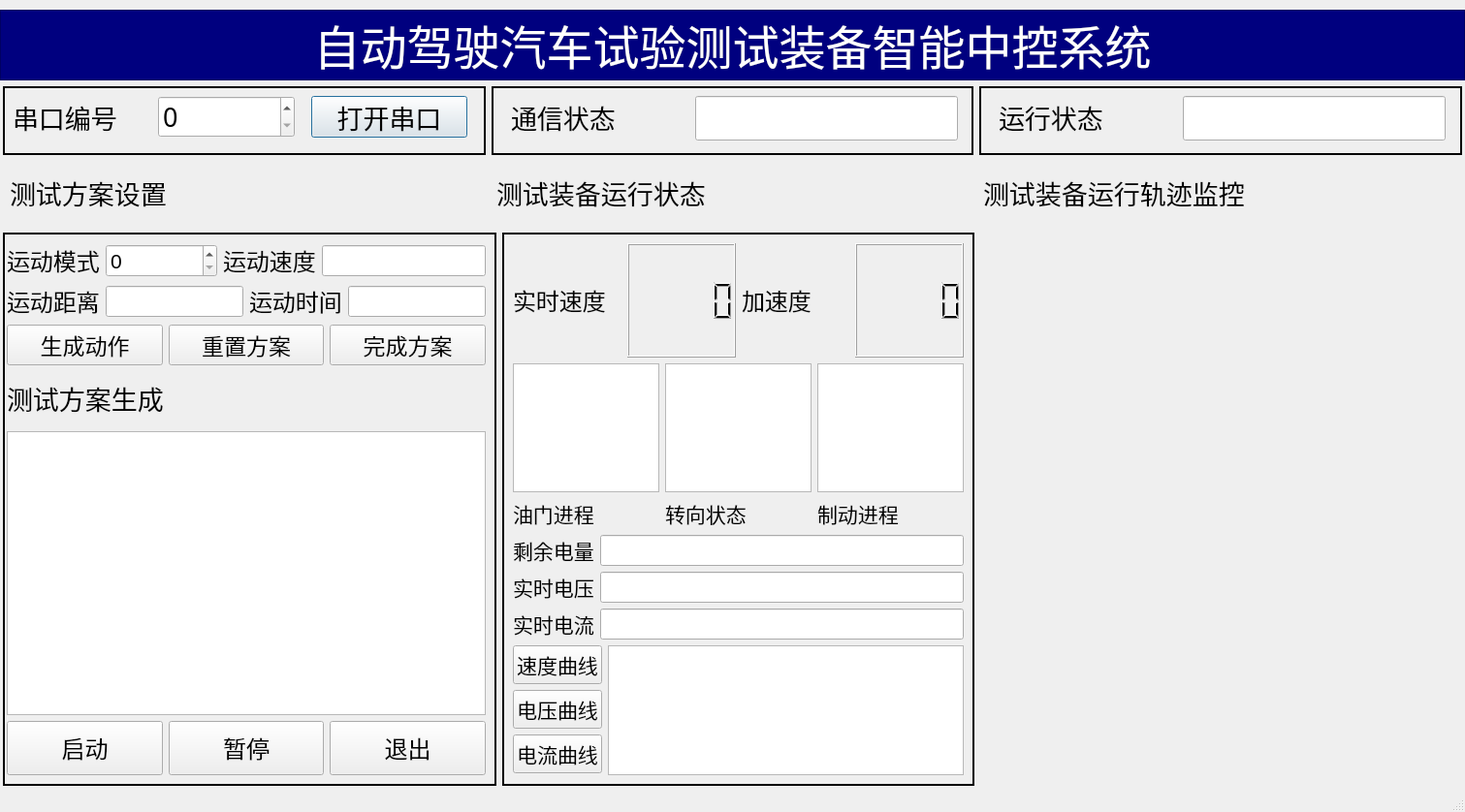
<?xml version="1.0" encoding="UTF-8"?>
<ui version="4.0">
 <class>MainWindow</class>
 <widget class="QMainWindow" name="MainWindow">
  <property name="geometry">
   <rect>
    <x>0</x>
    <y>0</y>
    <width>1511</width>
    <height>838</height>
   </rect>
  </property>
  <property name="windowTitle">
   <string>MainWindow</string>
  </property>
  <widget class="QWidget" name="centralwidget">
   <widget class="QWidget" name="verticalLayoutWidget">
    <property name="geometry">
     <rect>
      <x>0</x>
      <y>10</y>
      <width>1511</width>
      <height>221</height>
     </rect>
    </property>
    <layout class="QVBoxLayout" name="verticalLayout">
     <item>
      <widget class="QLabel" name="label_3">
       <property name="font">
        <font>
         <family>Aharoni</family>
         <pointsize>36</pointsize>
        </font>
       </property>
       <property name="autoFillBackground">
        <bool>false</bool>
       </property>
       <property name="styleSheet">
        <string notr="true">background-color: rgb(0, 0, 127);
color: rgb(255, 255, 255);</string>
       </property>
       <property name="frameShape">
        <enum>QFrame::StyledPanel</enum>
       </property>
       <property name="frameShadow">
        <enum>QFrame::Raised</enum>
       </property>
       <property name="text">
        <string>自动驾驶汽车试验测试装备智能中控系统</string>
       </property>
       <property name="alignment">
        <set>Qt::AlignCenter</set>
       </property>
       <property name="wordWrap">
        <bool>false</bool>
       </property>
      </widget>
     </item>
     <item>
      <layout class="QHBoxLayout" name="horizontalLayout_2">
       <property name="leftMargin">
        <number>3</number>
       </property>
       <property name="rightMargin">
        <number>3</number>
       </property>
       <item>
        <widget class="QFrame" name="frame">
         <property name="autoFillBackground">
          <bool>false</bool>
         </property>
         <property name="frameShape">
          <enum>QFrame::WinPanel</enum>
         </property>
         <widget class="QLabel" name="label_5">
          <property name="geometry">
           <rect>
            <x>10</x>
            <y>10</y>
            <width>151</width>
            <height>43</height>
           </rect>
          </property>
          <property name="font">
           <font>
            <family>微软雅黑</family>
            <pointsize>20</pointsize>
           </font>
          </property>
          <property name="text">
           <string>串口编号</string>
          </property>
         </widget>
         <widget class="QPushButton" name="pushButton">
          <property name="geometry">
           <rect>
            <x>318</x>
            <y>10</y>
            <width>161</width>
            <height>43</height>
           </rect>
          </property>
          <property name="sizePolicy">
           <sizepolicy hsizetype="Minimum" vsizetype="Fixed">
            <horstretch>0</horstretch>
            <verstretch>0</verstretch>
           </sizepolicy>
          </property>
          <property name="font">
           <font>
            <family>微软雅黑</family>
            <pointsize>20</pointsize>
           </font>
          </property>
          <property name="contextMenuPolicy">
           <enum>Qt::DefaultContextMenu</enum>
          </property>
          <property name="layoutDirection">
           <enum>Qt::LeftToRight</enum>
          </property>
          <property name="text">
           <string>打开串口</string>
          </property>
          <property name="autoDefault">
           <bool>false</bool>
          </property>
          <property name="default">
           <bool>true</bool>
          </property>
          <property name="flat">
           <bool>false</bool>
          </property>
         </widget>
         <widget class="QSpinBox" name="spinBox">
          <property name="geometry">
           <rect>
            <x>160</x>
            <y>10</y>
            <width>141</width>
            <height>43</height>
           </rect>
          </property>
          <property name="font">
           <font>
            <family>微软雅黑</family>
            <pointsize>20</pointsize>
           </font>
          </property>
         </widget>
        </widget>
       </item>
       <item>
        <widget class="QFrame" name="frame_4">
         <property name="frameShape">
          <enum>QFrame::WinPanel</enum>
         </property>
         <property name="frameShadow">
          <enum>QFrame::Plain</enum>
         </property>
         <widget class="QLabel" name="label_4">
          <property name="geometry">
           <rect>
            <x>20</x>
            <y>10</y>
            <width>141</width>
            <height>43</height>
           </rect>
          </property>
          <property name="font">
           <font>
            <family>微软雅黑</family>
            <pointsize>20</pointsize>
           </font>
          </property>
          <property name="frameShadow">
           <enum>QFrame::Plain</enum>
          </property>
          <property name="text">
           <string>通信状态</string>
          </property>
         </widget>
         <widget class="QLineEdit" name="lineEdit">
          <property name="geometry">
           <rect>
            <x>210</x>
            <y>10</y>
            <width>271</width>
            <height>46</height>
           </rect>
          </property>
          <property name="font">
           <font>
            <family>微软雅黑</family>
            <pointsize>20</pointsize>
           </font>
          </property>
         </widget>
        </widget>
       </item>
       <item>
        <widget class="QFrame" name="frame_3">
         <property name="frameShape">
          <enum>QFrame::WinPanel</enum>
         </property>
         <property name="frameShadow">
          <enum>QFrame::Plain</enum>
         </property>
         <widget class="QLabel" name="label_7">
          <property name="geometry">
           <rect>
            <x>20</x>
            <y>10</y>
            <width>141</width>
            <height>43</height>
           </rect>
          </property>
          <property name="font">
           <font>
            <family>微软雅黑</family>
            <pointsize>20</pointsize>
           </font>
          </property>
          <property name="frameShadow">
           <enum>QFrame::Plain</enum>
          </property>
          <property name="text">
           <string>运行状态</string>
          </property>
         </widget>
         <widget class="QLineEdit" name="lineEdit_2">
          <property name="geometry">
           <rect>
            <x>210</x>
            <y>10</y>
            <width>271</width>
            <height>46</height>
           </rect>
          </property>
          <property name="font">
           <font>
            <family>微软雅黑</family>
            <pointsize>20</pointsize>
           </font>
          </property>
         </widget>
        </widget>
       </item>
      </layout>
     </item>
     <item>
      <layout class="QHBoxLayout" name="horizontalLayout">
       <property name="leftMargin">
        <number>10</number>
       </property>
       <property name="rightMargin">
        <number>0</number>
       </property>
       <item>
        <widget class="QLabel" name="label_8">
         <property name="maximumSize">
          <size>
           <width>496</width>
           <height>65</height>
          </size>
         </property>
         <property name="font">
          <font>
           <family>微软雅黑</family>
           <pointsize>20</pointsize>
          </font>
         </property>
         <property name="text">
          <string>测试方案设置</string>
         </property>
        </widget>
       </item>
       <item>
        <widget class="QLabel" name="label_9">
         <property name="maximumSize">
          <size>
           <width>496</width>
           <height>65</height>
          </size>
         </property>
         <property name="font">
          <font>
           <family>微软雅黑</family>
           <pointsize>20</pointsize>
          </font>
         </property>
         <property name="text">
          <string>测试装备运行状态</string>
         </property>
         <property name="margin">
          <number>12</number>
         </property>
        </widget>
       </item>
       <item>
        <widget class="QLabel" name="label_10">
         <property name="maximumSize">
          <size>
           <width>496</width>
           <height>65</height>
          </size>
         </property>
         <property name="font">
          <font>
           <family>微软雅黑</family>
           <pointsize>20</pointsize>
          </font>
         </property>
         <property name="text">
          <string>测试装备运行轨迹监控</string>
         </property>
         <property name="margin">
          <number>11</number>
         </property>
        </widget>
       </item>
      </layout>
     </item>
    </layout>
   </widget>
   <widget class="QWidget" name="horizontalLayoutWidget_3">
    <property name="geometry">
     <rect>
      <x>0</x>
      <y>240</y>
      <width>1511</width>
      <height>571</height>
     </rect>
    </property>
    <layout class="QHBoxLayout" name="horizontalLayout_3">
     <property name="leftMargin">
      <number>3</number>
     </property>
     <item>
      <widget class="QFrame" name="path_set">
       <property name="frameShape">
        <enum>QFrame::WinPanel</enum>
       </property>
       <layout class="QVBoxLayout" name="verticalLayout_2">
        <property name="leftMargin">
         <number>2</number>
        </property>
        <item>
         <layout class="QHBoxLayout" name="horizontalLayout_8">
          <item>
           <widget class="QLabel" name="label_2">
            <property name="font">
             <font>
              <family>微软雅黑</family>
              <pointsize>18</pointsize>
             </font>
            </property>
            <property name="text">
             <string>运动模式</string>
            </property>
           </widget>
          </item>
          <item>
           <widget class="QSpinBox" name="spinBox_2">
            <property name="minimumSize">
             <size>
              <width>115</width>
              <height>0</height>
             </size>
            </property>
            <property name="font">
             <font>
              <pointsize>16</pointsize>
             </font>
            </property>
           </widget>
          </item>
          <item>
           <widget class="QLabel" name="label_11">
            <property name="font">
             <font>
              <family>微软雅黑</family>
              <pointsize>18</pointsize>
             </font>
            </property>
            <property name="text">
             <string>运动速度</string>
            </property>
           </widget>
          </item>
          <item>
           <widget class="QLineEdit" name="lineEdit_4">
            <property name="font">
             <font>
              <pointsize>15</pointsize>
             </font>
            </property>
           </widget>
          </item>
         </layout>
        </item>
        <item>
         <layout class="QHBoxLayout" name="horizontalLayout_9">
          <item>
           <widget class="QLabel" name="label_12">
            <property name="font">
             <font>
              <family>微软雅黑</family>
              <pointsize>18</pointsize>
             </font>
            </property>
            <property name="text">
             <string>运动距离</string>
            </property>
           </widget>
          </item>
          <item>
           <widget class="QLineEdit" name="lineEdit_5">
            <property name="font">
             <font>
              <pointsize>15</pointsize>
             </font>
            </property>
           </widget>
          </item>
          <item>
           <widget class="QLabel" name="label_18">
            <property name="font">
             <font>
              <family>微软雅黑</family>
              <pointsize>18</pointsize>
             </font>
            </property>
            <property name="text">
             <string>运动时间</string>
            </property>
           </widget>
          </item>
          <item>
           <widget class="QLineEdit" name="lineEdit_9">
            <property name="font">
             <font>
              <pointsize>15</pointsize>
             </font>
            </property>
           </widget>
          </item>
         </layout>
        </item>
        <item>
         <layout class="QVBoxLayout" name="verticalLayout_4">
          <item>
           <layout class="QHBoxLayout" name="horizontalLayout_6">
            <item>
             <widget class="QPushButton" name="pushButton_5">
              <property name="font">
               <font>
                <family>微软雅黑</family>
                <pointsize>17</pointsize>
               </font>
              </property>
              <property name="text">
               <string>生成动作</string>
              </property>
             </widget>
            </item>
            <item>
             <widget class="QPushButton" name="pushButton_7">
              <property name="font">
               <font>
                <family>微软雅黑</family>
                <pointsize>17</pointsize>
               </font>
              </property>
              <property name="text">
               <string>重置方案</string>
              </property>
             </widget>
            </item>
            <item>
             <widget class="QPushButton" name="pushButton_6">
              <property name="font">
               <font>
                <family>微软雅黑</family>
                <pointsize>17</pointsize>
               </font>
              </property>
              <property name="text">
               <string>完成方案</string>
              </property>
             </widget>
            </item>
           </layout>
          </item>
         </layout>
        </item>
        <item>
         <widget class="QLabel" name="label">
          <property name="minimumSize">
           <size>
            <width>494</width>
            <height>56</height>
           </size>
          </property>
          <property name="maximumSize">
           <size>
            <width>494</width>
            <height>57</height>
           </size>
          </property>
          <property name="font">
           <font>
            <family>微软雅黑</family>
            <pointsize>20</pointsize>
           </font>
          </property>
          <property name="text">
           <string>测试方案生成</string>
          </property>
          <property name="margin">
           <number>11</number>
          </property>
         </widget>
        </item>
        <item>
         <layout class="QHBoxLayout" name="horizontalLayout_10">
          <item>
           <widget class="QColumnView" name="columnView">
            <property name="font">
             <font>
              <pointsize>17</pointsize>
             </font>
            </property>
           </widget>
          </item>
         </layout>
        </item>
        <item>
         <layout class="QHBoxLayout" name="horizontalLayout_5">
          <item>
           <widget class="QPushButton" name="pushButton_4">
            <property name="minimumSize">
             <size>
              <width>159</width>
              <height>56</height>
             </size>
            </property>
            <property name="font">
             <font>
              <family>微软雅黑</family>
              <pointsize>18</pointsize>
             </font>
            </property>
            <property name="text">
             <string>启动</string>
            </property>
           </widget>
          </item>
          <item>
           <widget class="QPushButton" name="pushButton_3">
            <property name="minimumSize">
             <size>
              <width>160</width>
              <height>56</height>
             </size>
            </property>
            <property name="font">
             <font>
              <family>微软雅黑</family>
              <pointsize>18</pointsize>
             </font>
            </property>
            <property name="text">
             <string>暂停</string>
            </property>
           </widget>
          </item>
          <item>
           <widget class="QPushButton" name="pushButton_2">
            <property name="minimumSize">
             <size>
              <width>159</width>
              <height>56</height>
             </size>
            </property>
            <property name="font">
             <font>
              <family>微软雅黑</family>
              <pointsize>18</pointsize>
             </font>
            </property>
            <property name="text">
             <string>退出</string>
            </property>
           </widget>
          </item>
         </layout>
        </item>
       </layout>
      </widget>
     </item>
     <item>
      <widget class="QFrame" name="run_state">
       <property name="frameShape">
        <enum>QFrame::WinPanel</enum>
       </property>
       <layout class="QVBoxLayout" name="verticalLayout_3">
        <item>
         <layout class="QHBoxLayout" name="horizontalLayout_11">
          <item>
           <widget class="QLabel" name="label_13">
            <property name="font">
             <font>
              <family>微软雅黑</family>
              <pointsize>18</pointsize>
             </font>
            </property>
            <property name="text">
             <string>实时速度</string>
            </property>
           </widget>
          </item>
          <item>
           <widget class="QLCDNumber" name="lcdNumber">
            <property name="minimumSize">
             <size>
              <width>0</width>
              <height>118</height>
             </size>
            </property>
            <property name="font">
             <font>
              <pointsize>20</pointsize>
             </font>
            </property>
           </widget>
          </item>
          <item>
           <widget class="QLabel" name="label_14">
            <property name="font">
             <font>
              <family>微软雅黑</family>
              <pointsize>18</pointsize>
             </font>
            </property>
            <property name="text">
             <string>加速度</string>
            </property>
           </widget>
          </item>
          <item>
           <widget class="QLCDNumber" name="lcdNumber_2">
            <property name="minimumSize">
             <size>
              <width>0</width>
              <height>118</height>
             </size>
            </property>
            <property name="font">
             <font>
              <pointsize>20</pointsize>
             </font>
            </property>
           </widget>
          </item>
         </layout>
        </item>
        <item>
         <layout class="QHBoxLayout" name="horizontalLayout_13">
          <item>
           <layout class="QVBoxLayout" name="verticalLayout_10">
            <item>
             <widget class="QGraphicsView" name="graphicsView">
              <property name="maximumSize">
               <size>
                <width>16777215</width>
                <height>203</height>
               </size>
              </property>
             </widget>
            </item>
            <item>
             <widget class="QLabel" name="label_6">
              <property name="font">
               <font>
                <family>微软雅黑</family>
                <pointsize>16</pointsize>
               </font>
              </property>
              <property name="text">
               <string>油门进程</string>
              </property>
             </widget>
            </item>
           </layout>
          </item>
          <item>
           <layout class="QVBoxLayout" name="verticalLayout_13">
            <item>
             <widget class="QGraphicsView" name="graphicsView_2">
              <property name="maximumSize">
               <size>
                <width>16777215</width>
                <height>203</height>
               </size>
              </property>
             </widget>
            </item>
            <item>
             <widget class="QLabel" name="label_19">
              <property name="font">
               <font>
                <family>微软雅黑</family>
                <pointsize>16</pointsize>
               </font>
              </property>
              <property name="text">
               <string>转向状态</string>
              </property>
             </widget>
            </item>
           </layout>
          </item>
          <item>
           <layout class="QVBoxLayout" name="verticalLayout_12">
            <item>
             <widget class="QGraphicsView" name="graphicsView_3">
              <property name="maximumSize">
               <size>
                <width>16777215</width>
                <height>203</height>
               </size>
              </property>
             </widget>
            </item>
            <item>
             <widget class="QLabel" name="label_20">
              <property name="font">
               <font>
                <family>微软雅黑</family>
                <pointsize>16</pointsize>
               </font>
              </property>
              <property name="text">
               <string>制动进程</string>
              </property>
             </widget>
            </item>
           </layout>
          </item>
         </layout>
        </item>
        <item>
         <layout class="QHBoxLayout" name="horizontalLayout_12">
          <item>
           <layout class="QVBoxLayout" name="verticalLayout_6">
            <item>
             <widget class="QLabel" name="label_16">
              <property name="font">
               <font>
                <family>微软雅黑</family>
                <pointsize>16</pointsize>
               </font>
              </property>
              <property name="text">
               <string>剩余电量</string>
              </property>
             </widget>
            </item>
            <item>
             <widget class="QLabel" name="label_17">
              <property name="font">
               <font>
                <family>微软雅黑</family>
                <pointsize>16</pointsize>
               </font>
              </property>
              <property name="text">
               <string>实时电压</string>
              </property>
             </widget>
            </item>
            <item>
             <widget class="QLabel" name="label_15">
              <property name="font">
               <font>
                <family>微软雅黑</family>
                <pointsize>16</pointsize>
               </font>
              </property>
              <property name="text">
               <string>实时电流</string>
              </property>
             </widget>
            </item>
           </layout>
          </item>
          <item>
           <layout class="QVBoxLayout" name="verticalLayout_5">
            <item>
             <widget class="QLineEdit" name="lineEdit_7">
              <property name="font">
               <font>
                <pointsize>15</pointsize>
               </font>
              </property>
              <property name="inputMask">
               <string/>
              </property>
              <property name="text">
               <string/>
              </property>
             </widget>
            </item>
            <item>
             <widget class="QLineEdit" name="lineEdit_8">
              <property name="font">
               <font>
                <pointsize>15</pointsize>
               </font>
              </property>
             </widget>
            </item>
            <item>
             <widget class="QLineEdit" name="lineEdit_6">
              <property name="font">
               <font>
                <pointsize>15</pointsize>
               </font>
              </property>
             </widget>
            </item>
           </layout>
          </item>
         </layout>
        </item>
        <item>
         <layout class="QHBoxLayout" name="horizontalLayout_4">
          <item>
           <layout class="QVBoxLayout" name="verticalLayout_9">
            <item>
             <widget class="QPushButton" name="pushButton_10">
              <property name="font">
               <font>
                <family>微软雅黑</family>
                <pointsize>16</pointsize>
               </font>
              </property>
              <property name="text">
               <string>速度曲线</string>
              </property>
             </widget>
            </item>
            <item>
             <widget class="QPushButton" name="pushButton_9">
              <property name="font">
               <font>
                <family>微软雅黑</family>
                <pointsize>16</pointsize>
               </font>
              </property>
              <property name="text">
               <string>电压曲线</string>
              </property>
             </widget>
            </item>
            <item>
             <widget class="QPushButton" name="pushButton_8">
              <property name="font">
               <font>
                <family>微软雅黑</family>
                <pointsize>16</pointsize>
               </font>
              </property>
              <property name="text">
               <string>电流曲线</string>
              </property>
             </widget>
            </item>
           </layout>
          </item>
          <item>
           <layout class="QVBoxLayout" name="verticalLayout_7">
            <item>
             <widget class="QGraphicsView" name="graphicsView_4"/>
            </item>
           </layout>
          </item>
         </layout>
        </item>
       </layout>
      </widget>
     </item>
     <item>
      <widget class="QWidget" name="map" native="true">
       <property name="minimumSize">
        <size>
         <width>500</width>
         <height>0</height>
        </size>
       </property>
      </widget>
     </item>
    </layout>
   </widget>
  </widget>
  <widget class="QMenuBar" name="menubar">
   <property name="geometry">
    <rect>
     <x>0</x>
     <y>0</y>
     <width>1511</width>
     <height>26</height>
    </rect>
   </property>
  </widget>
  <widget class="QStatusBar" name="statusbar"/>
 </widget>
 <resources/>
 <connections/>
</ui>
